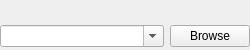
<?xml version="1.0" encoding="UTF-8"?>
<ui version="4.0">
 <class>PathComboBrowse</class>
 <widget class="QWidget" name="PathComboBrowse">
  <property name="geometry">
   <rect>
    <x>0</x>
    <y>0</y>
    <width>250</width>
    <height>50</height>
   </rect>
  </property>
  <property name="sizePolicy">
   <sizepolicy hsizetype="MinimumExpanding" vsizetype="Fixed">
    <horstretch>0</horstretch>
    <verstretch>0</verstretch>
   </sizepolicy>
  </property>
  <property name="minimumSize">
   <size>
    <width>250</width>
    <height>50</height>
   </size>
  </property>
  <property name="maximumSize">
   <size>
    <width>16777215</width>
    <height>50</height>
   </size>
  </property>
  <property name="focusPolicy">
   <enum>Qt::StrongFocus</enum>
  </property>
  <layout class="QVBoxLayout" name="layout">
   <property name="leftMargin">
    <number>0</number>
   </property>
   <property name="topMargin">
    <number>3</number>
   </property>
   <property name="rightMargin">
    <number>0</number>
   </property>
   <property name="bottomMargin">
    <number>3</number>
   </property>
   <item>
    <layout class="QHBoxLayout" name="upperLayout">
     <item>
      <widget class="QLabel" name="label"/>
     </item>
     <item>
      <widget class="QLabel" name="statusLabel">
       <property name="alignment">
        <set>Qt::AlignRight|Qt::AlignTrailing|Qt::AlignVCenter</set>
       </property>
      </widget>
     </item>
     <item>
      <widget class="OkLabel" name="okLabel"/>
     </item>
    </layout>
   </item>
   <item>
    <layout class="QHBoxLayout" name="bottomLayout">
     <item>
      <widget class="QComboBox" name="comboBox">
       <property name="sizePolicy">
        <sizepolicy hsizetype="Expanding" vsizetype="Fixed">
         <horstretch>0</horstretch>
         <verstretch>0</verstretch>
        </sizepolicy>
       </property>
       <property name="editable">
        <bool>true</bool>
       </property>
      </widget>
     </item>
     <item>
      <widget class="QPushButton" name="button">
       <property name="text">
        <string>Browse</string>
       </property>
      </widget>
     </item>
    </layout>
   </item>
  </layout>
 </widget>
 <customwidgets>
  <customwidget>
   <class>OkLabel</class>
   <extends>QLabel</extends>
   <header>OkLabel.h</header>
  </customwidget>
 </customwidgets>
 <tabstops>
  <tabstop>comboBox</tabstop>
  <tabstop>button</tabstop>
 </tabstops>
 <resources/>
 <connections/>
</ui>
